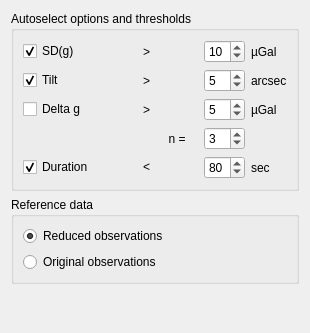
<?xml version="1.0" encoding="UTF-8"?>
<ui version="4.0">
 <class>Dialog_autoselection_settings</class>
 <widget class="QDialog" name="Dialog_autoselection_settings">
  <property name="geometry">
   <rect>
    <x>0</x>
    <y>0</y>
    <width>310</width>
    <height>333</height>
   </rect>
  </property>
  <property name="windowTitle">
   <string>Autoselection Settings</string>
  </property>
  <layout class="QVBoxLayout" name="verticalLayout_3">
   <item>
    <widget class="QGroupBox" name="groupBox_autoselect_thresholds">
     <property name="title">
      <string>Autoselect options and thresholds</string>
     </property>
     <layout class="QVBoxLayout" name="verticalLayout_2">
      <item>
       <layout class="QGridLayout" name="gridLayout">
        <item row="2" column="3">
         <spacer name="horizontalSpacer_6">
          <property name="toolTip">
           <string>Deviation of the stabilized g in a setup. </string>
          </property>
          <property name="orientation">
           <enum>Qt::Horizontal</enum>
          </property>
          <property name="sizeHint" stdset="0">
           <size>
            <width>40</width>
            <height>20</height>
           </size>
          </property>
         </spacer>
        </item>
        <item row="0" column="3">
         <spacer name="horizontalSpacer_5">
          <property name="toolTip">
           <string>Standard deviation of g</string>
          </property>
          <property name="orientation">
           <enum>Qt::Horizontal</enum>
          </property>
          <property name="sizeHint" stdset="0">
           <size>
            <width>40</width>
            <height>20</height>
           </size>
          </property>
         </spacer>
        </item>
        <item row="3" column="4">
         <widget class="QSpinBox" name="spinBox_n">
          <property name="toolTip">
           <string>Stabilized g is derived as mean value of last n observations in a setup.</string>
          </property>
          <property name="value">
           <number>3</number>
          </property>
         </widget>
        </item>
        <item row="1" column="5">
         <widget class="QLabel" name="label_6">
          <property name="toolTip">
           <string>Instrument tilt</string>
          </property>
          <property name="text">
           <string>arcsec</string>
          </property>
         </widget>
        </item>
        <item row="1" column="3">
         <spacer name="horizontalSpacer_4">
          <property name="toolTip">
           <string>Instrument tilt</string>
          </property>
          <property name="orientation">
           <enum>Qt::Horizontal</enum>
          </property>
          <property name="sizeHint" stdset="0">
           <size>
            <width>40</width>
            <height>20</height>
           </size>
          </property>
         </spacer>
        </item>
        <item row="1" column="4">
         <widget class="QSpinBox" name="spinBox_tilt">
          <property name="toolTip">
           <string>Instrument tilt</string>
          </property>
          <property name="value">
           <number>5</number>
          </property>
         </widget>
        </item>
        <item row="0" column="2">
         <widget class="QLabel" name="label">
          <property name="toolTip">
           <string>Standard deviation of g</string>
          </property>
          <property name="text">
           <string>&gt;</string>
          </property>
          <property name="alignment">
           <set>Qt::AlignCenter</set>
          </property>
         </widget>
        </item>
        <item row="0" column="4">
         <widget class="QSpinBox" name="spinBox_sd">
          <property name="toolTip">
           <string>Standard deviation of g</string>
          </property>
          <property name="value">
           <number>10</number>
          </property>
         </widget>
        </item>
        <item row="1" column="0">
         <widget class="QCheckBox" name="checkBox_tilt">
          <property name="toolTip">
           <string>Instrument tilt</string>
          </property>
          <property name="text">
           <string>Tilt</string>
          </property>
          <property name="checked">
           <bool>true</bool>
          </property>
         </widget>
        </item>
        <item row="3" column="3">
         <widget class="QLabel" name="label_9">
          <property name="toolTip">
           <string>Stabilized g is derived as mean value of last n observations in a setup.</string>
          </property>
          <property name="text">
           <string>n =</string>
          </property>
          <property name="alignment">
           <set>Qt::AlignCenter</set>
          </property>
          <property name="wordWrap">
           <bool>false</bool>
          </property>
         </widget>
        </item>
        <item row="2" column="1">
         <spacer name="horizontalSpacer_3">
          <property name="toolTip">
           <string>Deviation of the stabilized g in a setup. </string>
          </property>
          <property name="orientation">
           <enum>Qt::Horizontal</enum>
          </property>
          <property name="sizeHint" stdset="0">
           <size>
            <width>40</width>
            <height>20</height>
           </size>
          </property>
         </spacer>
        </item>
        <item row="0" column="1">
         <spacer name="horizontalSpacer">
          <property name="toolTip">
           <string>Standard deviation of g</string>
          </property>
          <property name="orientation">
           <enum>Qt::Horizontal</enum>
          </property>
          <property name="sizeHint" stdset="0">
           <size>
            <width>40</width>
            <height>20</height>
           </size>
          </property>
         </spacer>
        </item>
        <item row="1" column="1">
         <spacer name="horizontalSpacer_2">
          <property name="toolTip">
           <string>Instrument tilt</string>
          </property>
          <property name="orientation">
           <enum>Qt::Horizontal</enum>
          </property>
          <property name="sizeHint" stdset="0">
           <size>
            <width>40</width>
            <height>20</height>
           </size>
          </property>
         </spacer>
        </item>
        <item row="0" column="5">
         <widget class="QLabel" name="label_4">
          <property name="toolTip">
           <string>Standard deviation of g</string>
          </property>
          <property name="text">
           <string>µGal</string>
          </property>
         </widget>
        </item>
        <item row="2" column="5">
         <widget class="QLabel" name="label_5">
          <property name="toolTip">
           <string>Deviation of the stabilized g in a setup. </string>
          </property>
          <property name="text">
           <string>µGal</string>
          </property>
         </widget>
        </item>
        <item row="0" column="0">
         <widget class="QCheckBox" name="checkBox_sd">
          <property name="toolTip">
           <string>Standard deviation of g</string>
          </property>
          <property name="text">
           <string>SD(g)</string>
          </property>
          <property name="checked">
           <bool>true</bool>
          </property>
         </widget>
        </item>
        <item row="1" column="2">
         <widget class="QLabel" name="label_2">
          <property name="toolTip">
           <string>Instrument tilt</string>
          </property>
          <property name="text">
           <string>&gt;</string>
          </property>
          <property name="alignment">
           <set>Qt::AlignCenter</set>
          </property>
         </widget>
        </item>
        <item row="2" column="2">
         <widget class="QLabel" name="label_3">
          <property name="toolTip">
           <string>Deviation of the stabilized g in a setup. </string>
          </property>
          <property name="text">
           <string>&gt;</string>
          </property>
          <property name="alignment">
           <set>Qt::AlignCenter</set>
          </property>
         </widget>
        </item>
        <item row="2" column="0">
         <widget class="QCheckBox" name="checkBox_delta_g">
          <property name="toolTip">
           <string>Deviation of the stabilized g in a setup. </string>
          </property>
          <property name="text">
           <string>Delta g</string>
          </property>
          <property name="checked">
           <bool>false</bool>
          </property>
         </widget>
        </item>
        <item row="2" column="4">
         <widget class="QSpinBox" name="spinBox_delta_g">
          <property name="toolTip">
           <string>Deviation of the stabilized g in a setup. </string>
          </property>
          <property name="value">
           <number>5</number>
          </property>
         </widget>
        </item>
        <item row="4" column="0">
         <widget class="QCheckBox" name="checkBox_duration">
          <property name="text">
           <string>Duration</string>
          </property>
          <property name="checked">
           <bool>true</bool>
          </property>
         </widget>
        </item>
        <item row="4" column="1">
         <spacer name="horizontalSpacer_7">
          <property name="orientation">
           <enum>Qt::Horizontal</enum>
          </property>
          <property name="sizeHint" stdset="0">
           <size>
            <width>40</width>
            <height>20</height>
           </size>
          </property>
         </spacer>
        </item>
        <item row="4" column="3">
         <spacer name="horizontalSpacer_8">
          <property name="orientation">
           <enum>Qt::Horizontal</enum>
          </property>
          <property name="sizeHint" stdset="0">
           <size>
            <width>40</width>
            <height>20</height>
           </size>
          </property>
         </spacer>
        </item>
        <item row="4" column="2">
         <widget class="QLabel" name="label_7">
          <property name="text">
           <string>&lt;</string>
          </property>
         </widget>
        </item>
        <item row="4" column="5">
         <widget class="QLabel" name="label_8">
          <property name="text">
           <string>sec</string>
          </property>
         </widget>
        </item>
        <item row="4" column="4">
         <widget class="QSpinBox" name="spinBox_duration">
          <property name="value">
           <number>80</number>
          </property>
         </widget>
        </item>
       </layout>
      </item>
     </layout>
    </widget>
   </item>
   <item>
    <widget class="QGroupBox" name="groupBox_reference_data">
     <property name="title">
      <string>Reference data</string>
     </property>
     <layout class="QVBoxLayout" name="verticalLayout">
      <item>
       <widget class="QRadioButton" name="radioButton_ref_data_reduced_observations">
        <property name="text">
         <string>Reduced observations</string>
        </property>
        <property name="checked">
         <bool>true</bool>
        </property>
        <attribute name="buttonGroup">
         <string notr="true">buttonGroup_autoselect_reference_data</string>
        </attribute>
       </widget>
      </item>
      <item>
       <widget class="QRadioButton" name="radioButton_ref_data_original_observations">
        <property name="text">
         <string>Original observations</string>
        </property>
        <property name="checked">
         <bool>false</bool>
        </property>
        <attribute name="buttonGroup">
         <string notr="true">buttonGroup_autoselect_reference_data</string>
        </attribute>
       </widget>
      </item>
     </layout>
    </widget>
   </item>
   <item>
    <spacer name="verticalSpacer">
     <property name="orientation">
      <enum>Qt::Vertical</enum>
     </property>
     <property name="sizeHint" stdset="0">
      <size>
       <width>20</width>
       <height>40</height>
      </size>
     </property>
    </spacer>
   </item>
  </layout>
 </widget>
 <resources/>
 <connections/>
 <buttongroups>
  <buttongroup name="buttonGroup_autoselect_reference_data"/>
 </buttongroups>
</ui>
